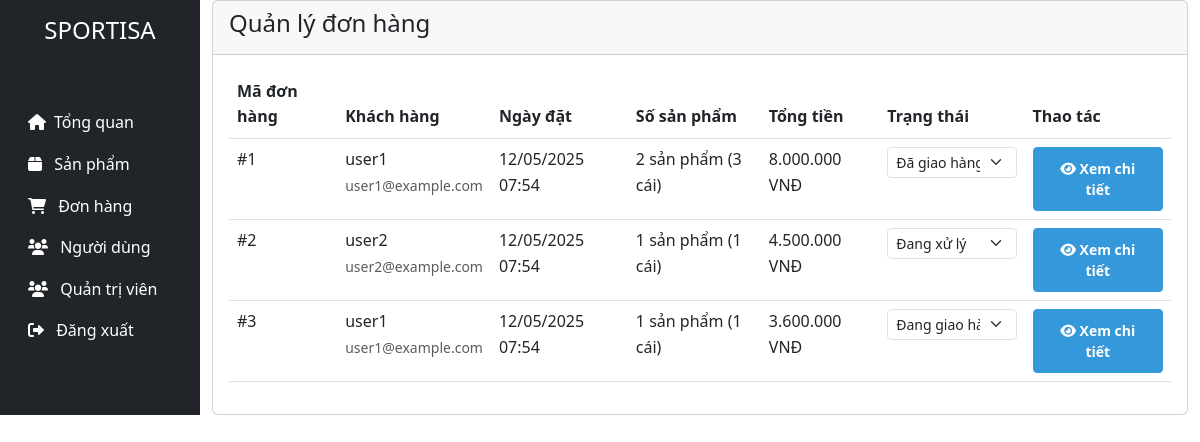
The page /admin/orders.php (signed in) on the database as committed earlier.
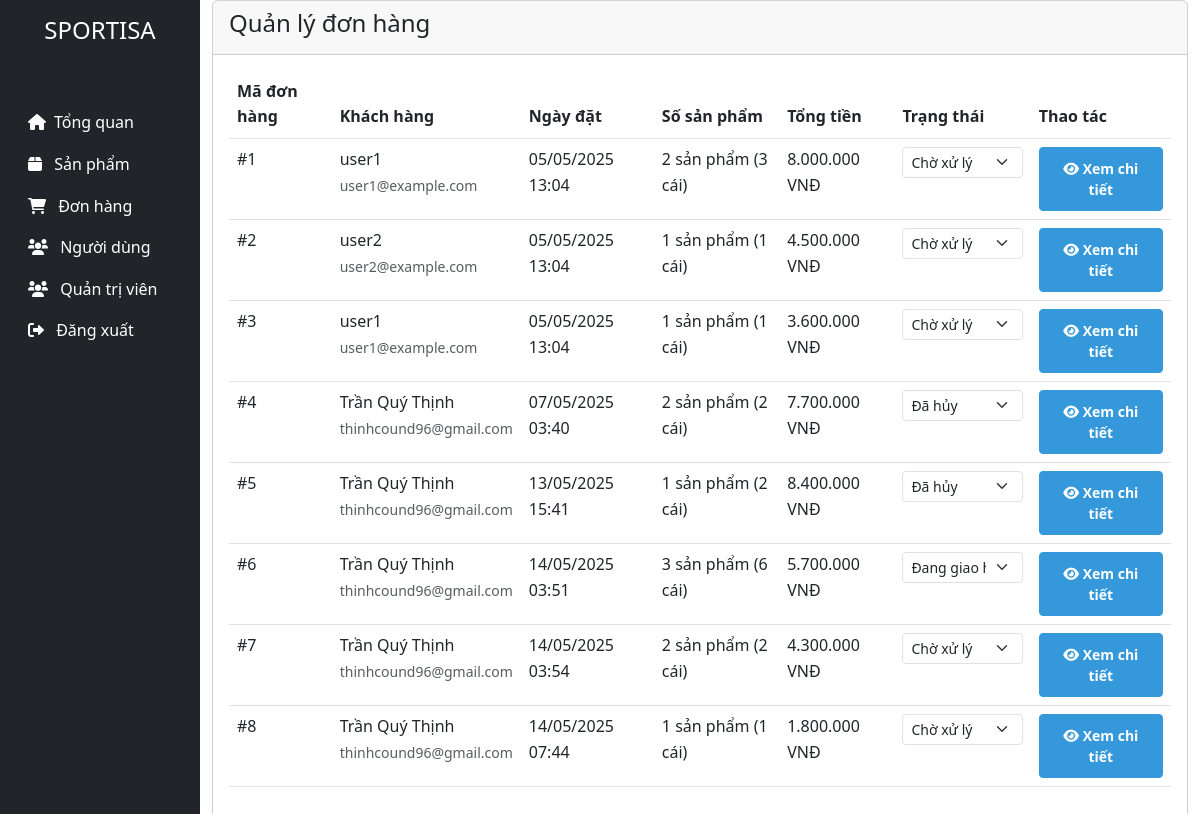
The same page on the database as committed later.
### tables this page shows
CREATE TABLE `orders` (
  `id` int(11) NOT NULL,
  `user_id` int(11) NOT NULL,
  `total_amount` decimal(10,2) NOT NULL,
  `shipping_address` text NOT NULL,
  `shipping_phone` varchar(20) NOT NULL,
  `shipping_name` varchar(100) NOT NULL,
  `payment_method` enum('cod','bank_transfer','credit_card') NOT NULL,
  `status` enum('pending','processing','shipped','delivered','cancelled') DEFAULT 'pending',
  `notes` text DEFAULT NULL,
  `created_at` timestamp NOT NULL DEFAULT current_timestamp(),
  `updated_at` timestamp NOT NULL DEFAULT current_timestamp() ON UPDATE current_timestamp()
);

CREATE TABLE `users` (
  `id` int(11) NOT NULL,
  `username` varchar(50) NOT NULL,
  `email` varchar(100) NOT NULL,
  `password` varchar(255) NOT NULL,
  `full_name` varchar(100) NOT NULL,
  `phone` varchar(20) DEFAULT NULL,
  `address` text DEFAULT NULL,
  `role` enum('admin','user') DEFAULT 'user',
  `status` enum('active','inactive') DEFAULT 'active',
  `created_at` timestamp NOT NULL DEFAULT current_timestamp(),
  `updated_at` timestamp NOT NULL DEFAULT current_timestamp() ON UPDATE current_timestamp()
);

### admin/orders.php (the view, shortened to what this page needs)
<?php
require_once '../config/database.php';
class OrderManager {
    private $conn;
    public function __construct($conn) {
        $this->conn = $conn;
    }
    public function getAllOrders() {
        try {
            $query = "SELECT o.*, u.username, u.email,
                     (SELECT COUNT(*) FROM order_items WHERE order_id = o.id) as item_count,
                     (SELECT SUM(quantity) FROM order_items WHERE order_id = o.id) as total_quantity
                     FROM orders o
                     JOIN users u ON o.user_id = u.id
                     ORDER BY o.created_at ASC";
            $stmt = $this->conn->prepare($query);
            $stmt->execute();
            return $stmt->fetchAll(PDO::FETCH_ASSOC);
        } catch (PDOException $e) {
            $_SESSION['error'] = "Có lỗi xảy ra khi lấy danh sách đơn hàng: " . $e->getMessage();
            return [];
        }
    }
}
$orderManager = new OrderManager($conn);
$orderManager->checkAdminAccess();
$orders = $orderManager->getAllOrders();
?>
<!DOCTYPE html>
<html lang="vi">
<head>
    <link href="https://cdn.jsdelivr.net/npm/bootstrap@5.3.0/dist/css/bootstrap.min.css" rel="stylesheet">
    <link href="https://cdnjs.cloudflare.com/ajax/libs/font-awesome/6.0.0/css/all.min.css" rel="stylesheet">
    <link href="../css/style.css" rel="stylesheet">
</head>
<body>
    <div class="container-fluid">
        <div class="row">
            <?php include '../admin/view/sidebar.php'; ?>
            <div class="col-md-9 col-lg-10">
                <div class="card">
                    <div class="card-header">
                        <h4>Quản lý đơn hàng</h4>
                    </div>
                    <div class="card-body">
                        <div class="table-responsive">
                            <table class="table table-hover">
                                <thead>
                                    <tr>
                                        <th>Mã đơn hàng</th>
                                        <th>Khách hàng</th>
                                        <th>Ngày đặt</th>
                                        <th>Số sản phẩm</th>
                                        <th>Tổng tiền</th>
                                        <th>Trạng thái</th>
                                        <th>Thao tác</th>
                                    </tr>
                                </thead>
                                <tbody>
                                    <?php foreach ($orders as $order): ?>
                                        <tr>
                                            <td>#<?php echo $order['id']; ?></td>
                                            <td>
                                                <div><?php echo htmlspecialchars($order['username']); ?></div>
                                                <small class="text-muted"><?php echo htmlspecialchars($order['email']); ?></small>
                                            </td>
                                            <td><?php echo date('d/m/Y H:i', strtotime($order['created_at'])); ?></td>
                                            <td>
                                                <?php echo $order['item_count']; ?> sản phẩm
                                                (<?php echo $order['total_quantity']; ?> cái)
                                            </td>
                                            <td><?php echo number_format($order['total_amount'], 0, ',', '.'); ?> VNĐ</td>
                                            <td>
                                                <form method="POST" class="d-inline">
                                                    <select name="status" class="form-select form-select-sm" onchange="this.form.submit()">
                                                        <option value="pending" <?php echo $order['status'] == 'pending' ? 'selected' : ''; ?>>Chờ xử lý</option>
                                                        <option value="processing" <?php echo $order['status'] == 'processing' ? 'selected' : ''; ?>>Đang xử lý</option>
                                                        <option value="shipped" <?php echo $order['status'] == 'shipped' ? 'selected' : ''; ?>>Đang giao hàng</option>
                                                        <option value="delivered" <?php echo $order['status'] == 'delivered' ? 'selected' : ''; ?>>Đã giao hàng</option>
                                                        <option value="cancelled" <?php echo $order['status'] == 'cancelled' ? 'selected' : ''; ?>>Đã hủy</option>
                                                    </select>
                                                </form>
                                            </td>
                                            <td>
                                                <a href="order_detail.php?id=<?php echo $order['id']; ?>" class="btn btn-sm btn-primary">
                                                    <i class="fas fa-eye"></i> Xem chi tiết
                                                </a>
                                            </td>
                                        </tr>
                                    <?php endforeach; ?>
                                </tbody>
                            </table>
                        </div>
                    </div>
                </div>
            </div>
        </div>
    </div>
</body>
</html>

### admin/view/sidebar.php (shortened to what this page needs)
<!DOCTYPE html>
<html lang="en">
<head>
    <link rel="stylesheet" href="style.css">
</head>
<body>
    <div class="col-md-3 col-lg-2 d-md-block bg-dark sidebar collapse">
                <div class="position-sticky pt-3">
                    <div class="text-center mb-4">
                        <h4 class="text-white">SPORTISA</h4>
                        <p class="text-muted">Quản lý</p>
                    </div>
                    <ul class="nav flex-column">
                        <li class="nav-item">
                            <a class="nav-link text-white" href="index.php">
                                <i class="fas fa-home me-2"></i><span>Tổng quan </span>
                            </a>
                        </li>
                        <li class="nav-item">
                            <a class="nav-link text-white" href="products.php">
                                <i class="fas fa-box me-2"></i> <span>Sản phẩm</span>
                            </a>
                        </li>
                        <li class="nav-item">
                            <a class="nav-link text-white" href="orders.php">
                                <i class="fas fa-shopping-cart me-2"></i><span> Đơn hàng</span>
                            </a>
                        </li>
                        <li class="nav-item">
                            <a class="nav-link text-white" href="users.php">
                                <i class="fas fa-users me-2"></i> <span>Người dùng</span>
                            </a>
                        </li>
                        <li class="nav-item">
                            <a class="nav-link text-white" href="admins.php">
                                <i class="fas fa-users me-2"></i> <span>Quản trị viên</span>
                            </a>
                        </li>
                        <li class="nav-item">
                            <a class="nav-link text-white" href="../logout.php">
                                <i class="fas fa-sign-out-alt me-2"></i> <span>Đăng xuất</span>
                            </a>
                        </li>
                    </ul>
                </div>
            </div>
</body>
</html>

### css/style.css (style rules this page uses)
:root { --primary-color: #2c3e50; --secondary-color: #3498db; --accent-color: #e74c3c; --light-color: #ecf0f1; --dark-color: #2c3e50; }
body { font-family: "Segoe UI", Tahoma, Geneva, Verdana, sans-serif; line-height: 1.6; color: var(--dark-color); }
.btn-primary { background-color: var(--secondary-color); border-color: var(--secondary-color); padding: 10px 20px; font-weight: bold; transition: all 0.3s; }

Rows that differ between the two databases and show on the page:
changed orders id 1: created_at "12/05/2025 07:54" → "05/05/2025 13:04"; status "Đã giao hàng" → "Chờ xử lý"
changed orders "user2": created_at "12/05/2025 07:54" → "05/05/2025 13:04"; status "Đang xử lý" → "Chờ xử lý"
changed orders id 3: created_at "12/05/2025 07:54" → "05/05/2025 13:04"; status "Đang giao hàng" → "Chờ xử lý"
added orders: id "4", user.username "Trần Quý Thịnh", user.email "thinhcound96@gmail.com", created_at "07/05/2025 03:40", item_count "2", total_quantity "2", total_amount "7.700.000", status "Đã hủy"
added orders: id "5", user.username "Trần Quý Thịnh", user.email "thinhcound96@gmail.com", created_at "13/05/2025 15:41", item_count "1", total_quantity "2", total_amount "8.400.000", status "Đã hủy"
added orders: id "6", user.username "Trần Quý Thịnh", user.email "thinhcound96@gmail.com", created_at "14/05/2025 03:51", item_count "3", total_quantity "6", total_amount "5.700.000", status "Đang giao hàng"
added orders: id "7", user.username "Trần Quý Thịnh", user.email "thinhcound96@gmail.com", created_at "14/05/2025 03:54", item_count "2", total_quantity "2", total_amount "4.300.000", status "Chờ xử lý"
added orders: id "8", user.username "Trần Quý Thịnh", user.email "thinhcound96@gmail.com", created_at "14/05/2025 07:44", item_count "1", total_quantity "1", total_amount "1.800.000", status "Chờ xử lý"
